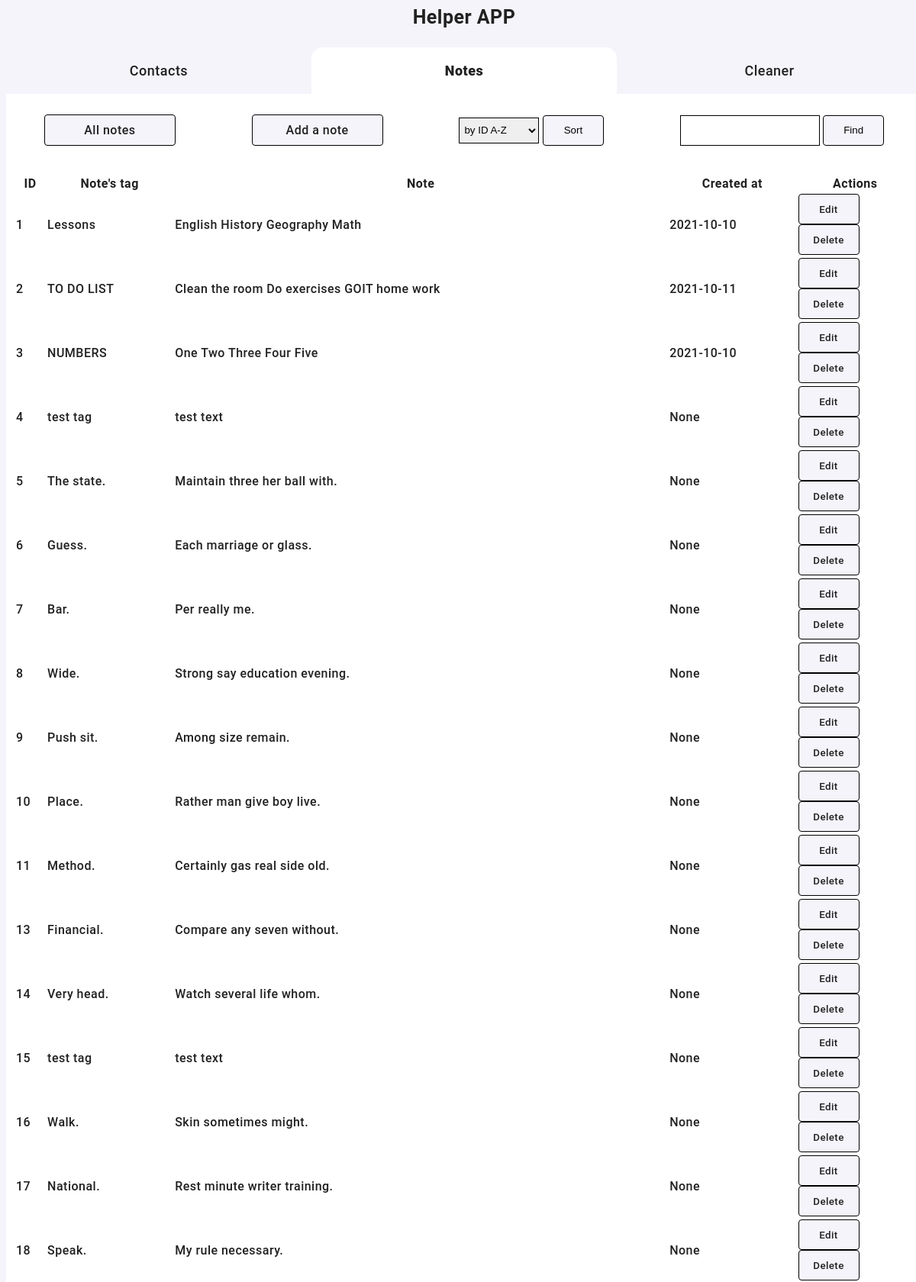
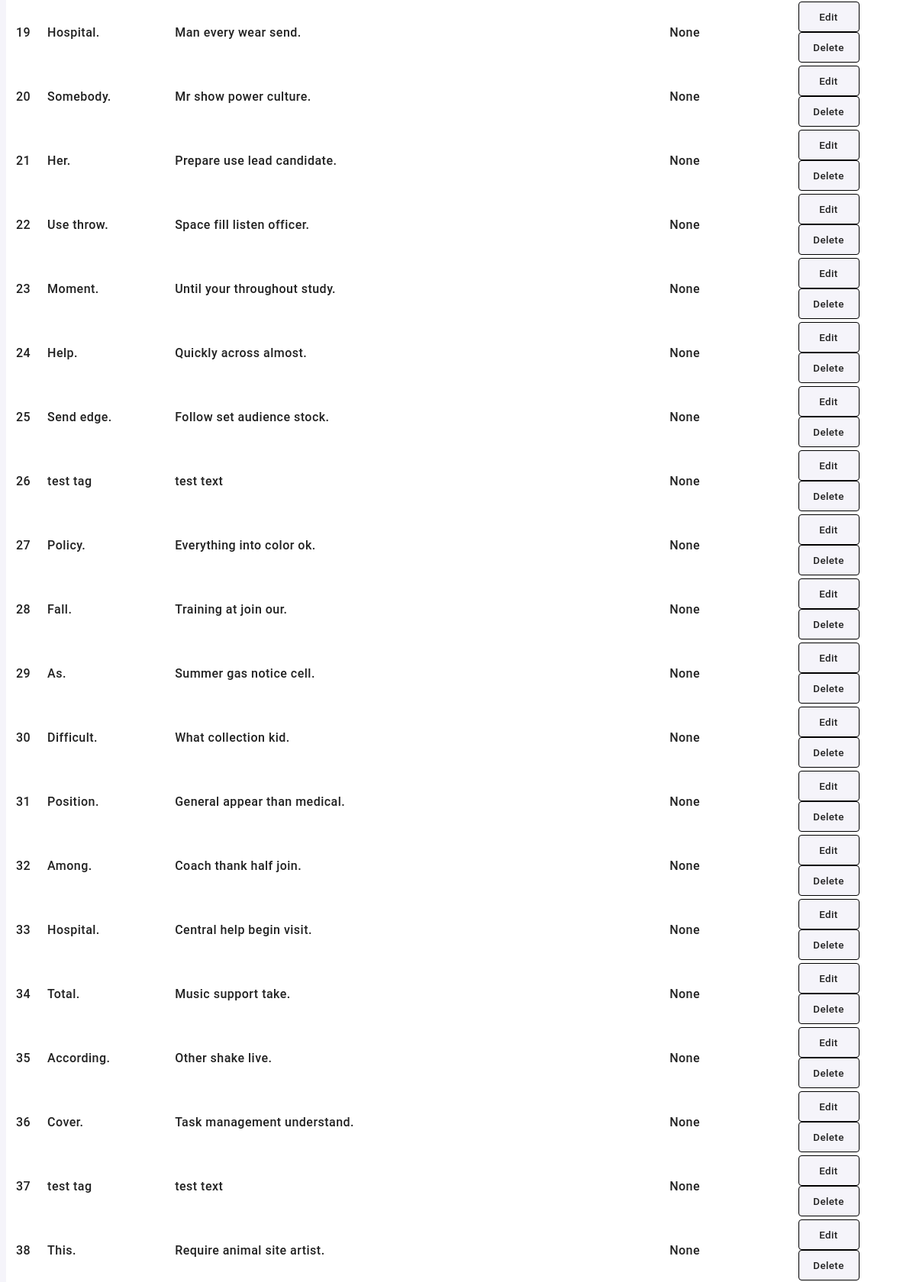
The app's page /notes/ (upper part) with its own data (2 pictures, top to bottom).
### helper/db_classes.py (models this page shows)
class Note(Base):
    __tablename__ = "notes"
    id = Column(Integer, primary_key=True)
    note_tags = Column(String)
    note_text = Column(String)
    created_at = Column(Date)

### helper/notes_bp.py (the view)
@notes_bp.route("/")
def index():
    model = get_db()
    notes_list = model.notes_book.all_notes()
    return render_template("notes/index.html", results=notes_list)

### helper/db.py (called while the page is built)
def get_db():
    Base.metadata.bind = engine
    Base.metadata.create_all(engine)
    if "model" not in g:
        g.model = Model(session)
    return g.model

### helper/notes_book.py (called while the page is built)
    def all_notes(self):
        return self.session.query(Note).all()

### helper/templates/notes/index.html (shortened to what this page needs)
{% extends 'base.html' %}
{% block header %}
<nav>
    <h1 class="container-header">Helper APP</h1>
    <ul class="navigation">
        <li><a href="{{ url_for('contact.index') }}">Contacts</a></li>
        <li class="active-navigation"><a href="{{ url_for('notes.index') }}">Notes</a></li>
        <li><a href="{{ url_for('clean.clean') }}">Cleaner</a></li>
    </ul>
</nav>
{% endblock %}
{% block content %}
<div class="features">
    <a href="{{ url_for('notes.index') }}" class="features-button">All notes</a>
    <a href="{{ url_for('notes.add') }}" class="features-button">Add a note</a>
    <form action="{{ url_for('notes.sort') }}" method="post">
        <select id="sort_type" name="sort_type" class="input">
            <option value="3" selected>by ID A-Z</option>
        </select>
        <input type="submit" value="Sort" class="btn">
    </form>
    <form action="{{ url_for('notes.find') }}" method="post">
        <input name="keyword" id="keyword" value="{{ request.form['keyword'] }}" class="input" required>
        <input type="submit" value="Find" class="btn">
    </form>
</div>
<div class="table-wrapper">
    <table class="table">
        <thead>
            <tr class="table-row">
                <th>ID</th>
                <th>Note's tag</th>
                <th>Note</th>
                <th>Created at</th>
                <th>Actions</th>
            </tr>
        </thead>
        <tbody>
            {% for note in results %}
            <tr class="">
                <td>{{note.id}}</td>
                <td>{{note.note_tags}}</td>
                <td>{{note.note_text}}</td>
                <td>{{note.created_at}}</td>
                <td>
                    <form action="{{ url_for('notes.edit', note_id=note.id) }}" method="get">
                        <button class="btn btn-danger">Edit</button>
                    </form>
                    <form action="{{ url_for('notes.delete', note_id=note.id) }}" method="post">
                        <button class="btn btn-success">Delete</button>
                    </form>
                </td>
            </tr>
            {% endfor %}
        </tbody>
    </table>
</div>
{% endblock %}

### helper/static/style.css (style rules this page uses)
body, button { color: #212121; font-family: Roboto, sans-serif; letter-spacing: 0.03em; font-weight: 500; background-color: #f5f4fa; }
a, address { text-decoration: none; font-style: normal; color: inherit; }
ul { list-style: none; padding-inline-start: 0; margin: 0; padding: 0; }
h1, h2, h3, h4, h5, h6, p { margin: 0; padding: 0; }
.container-header { padding-bottom: 25px; font-weight: bold; font-size: 25px; line-height: 1.17; text-align: center; }
.navigation { display: flex; align-items: center; justify-content: space-around; }
.navigation li { display: block; width: 100%; height: 100%; padding-top: 20px; padding-bottom: 20px; text-align: center; font-size: 18px; }
.active-navigation { background-color: white; font-weight: 800; border-radius: 15px 15px 0px 0px; }
.table-wrapper { background-color: white; padding: 10px; }
.table-wrapper table { width: 100%; }
.features { display: flex; align-items: center; justify-content: space-around; height: 65px; padding-bottom: 15px; padding-top: 15px; background-color: white; }
.features-button { display: flex; justify-content: center; align-items: center; min-width: 150px; padding: 10px; border-radius: 4px; text-align: center; border: 1px solid black; background-color: #f5f4fa; }
.btn { height: 40px; min-width: 80px; padding: 10px; border-radius: 4px; text-align: center; border: 1px solid black; background-color: #f5f4fa; }
.input { height: 34px; padding: 2px; border: 1px solid black; }

### records on screen
Note: id "1", note_tags "Lessons", note_text "English History Geography Math", created_at "2021-10-10"
Note: id "2", note_tags "TO DO LIST", note_text "Clean the room Do exercises GOIT home work", created_at "2021-10-11"
Note: id "3", note_tags "NUMBERS", note_text "One Two Three Four Five", created_at "2021-10-10"
Note: id "4", note_tags "test tag", note_text "test text", created_at "None"
Note: id "5", note_tags "The state.", note_text "Maintain three her ball with.", created_at "None"
Note: id "6", note_tags "Guess.", note_text "Each marriage or glass.", created_at "None"
Note: id "7", note_tags "Bar.", note_text "Per really me.", created_at "None"
Note: id "8", note_tags "Wide.", note_text "Strong say education evening.", created_at "None"
Note: id "9", note_tags "Push sit.", note_text "Among size remain.", created_at "None"
Note: id "10", note_tags "Place.", note_text "Rather man give boy live.", created_at "None"
Note: id "11", note_tags "Method.", note_text "Certainly gas real side old.", created_at "None"
Note: id "13", note_tags "Financial.", note_text "Compare any seven without.", created_at "None"
Note: id "14", note_tags "Very head.", note_text "Watch several life whom.", created_at "None"
Note: id "15", note_tags "test tag", note_text "test text", created_at "None"
Note: id "16", note_tags "Walk.", note_text "Skin sometimes might.", created_at "None"
Note: id "17", note_tags "National.", note_text "Rest minute writer training.", created_at "None"
Note: id "18", note_tags "Speak.", note_text "My rule necessary.", created_at "None"
Note: id "19", note_tags "Hospital.", note_text "Man every wear send.", created_at "None"
Note: id "20", note_tags "Somebody.", note_text "Mr show power culture.", created_at "None"
Note: id "21", note_tags "Her.", note_text "Prepare use lead candidate.", created_at "None"
Note: id "22", note_tags "Use throw.", note_text "Space fill listen officer.", created_at "None"
Note: id "23", note_tags "Moment.", note_text "Until your throughout study.", created_at "None"
Note: id "24", note_tags "Help.", note_text "Quickly across almost.", created_at "None"
Note: id "25", note_tags "Send edge.", note_text "Follow set audience stock.", created_at "None"
Note: id "26", note_tags "test tag", note_text "test text", created_at "None"
Note: id "27", note_tags "Policy.", note_text "Everything into color ok.", created_at "None"
Note: id "28", note_tags "Fall.", note_text "Training at join our.", created_at "None"
Note: id "29", note_tags "As.", note_text "Summer gas notice cell.", created_at "None"
Note: id "30", note_tags "Difficult.", note_text "What collection kid.", created_at "None"
Note: id "31", note_tags "Position.", note_text "General appear than medical.", created_at "None"
Note: id "32", note_tags "Among.", note_text "Coach thank half join.", created_at "None"
Note: id "33", note_tags "Hospital.", note_text "Central help begin visit.", created_at "None"
Note: id "34", note_tags "Total.", note_text "Music support take.", created_at "None"
Note: id "35", note_tags "According.", note_text "Other shake live.", created_at "None"
Note: id "36", note_tags "Cover.", note_text "Task management understand.", created_at "None"
Note: id "37", note_tags "test tag", note_text "test text", created_at "None"
Note: id "38", note_tags "This.", note_text "Require animal site artist.", created_at "None"
